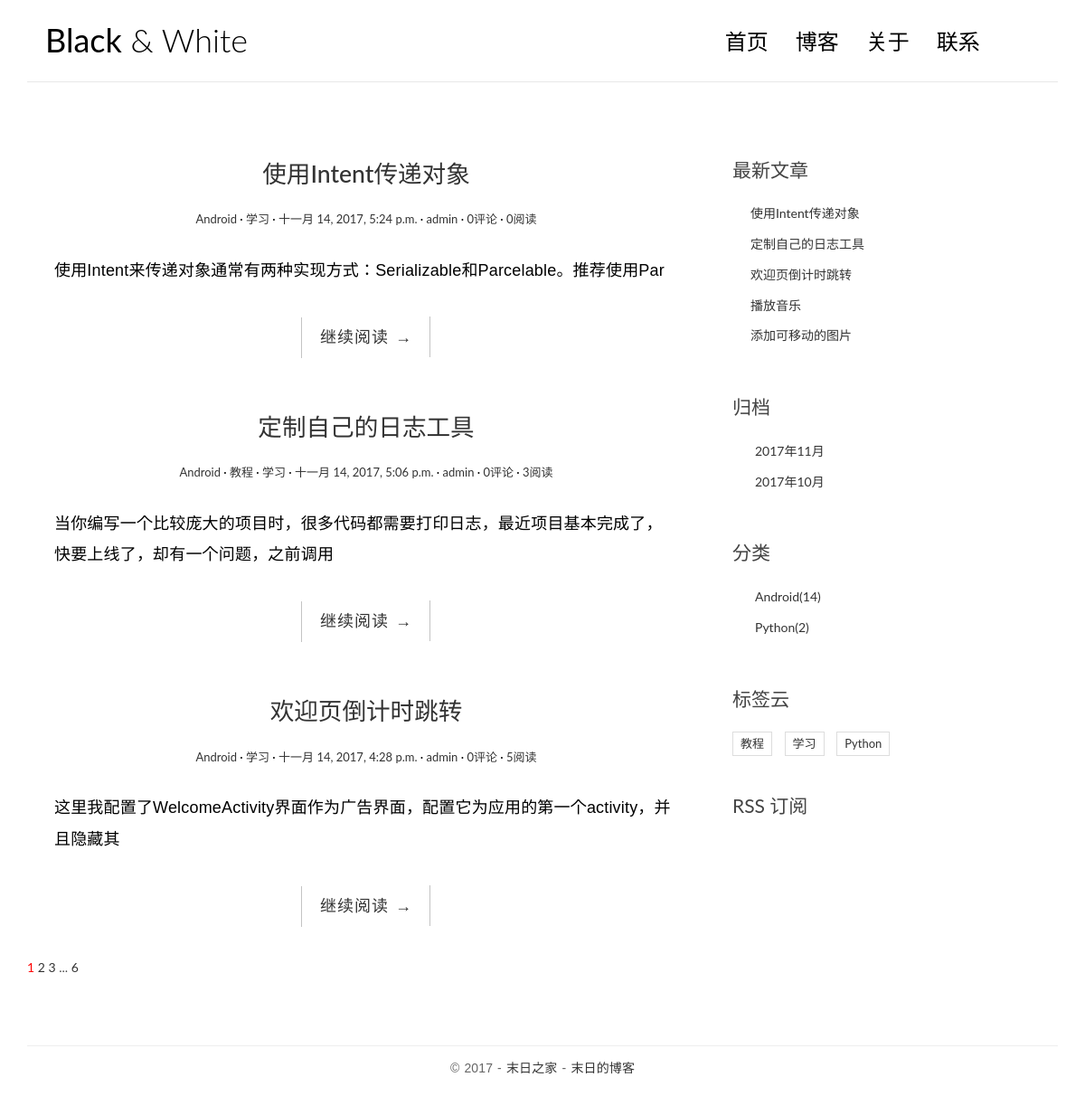
The page / on the database its author committed.
### blogapp/models.py (models this page shows, shortened)
class Post(models.Model):
    title = models.CharField(max_length=70)
    body = models.TextField()
    created_time = models.DateTimeField()#发布时间
    modified_time = models.DateTimeField()#最后修改时间
    excerpt = models.CharField(max_length=200,blank=True) #摘要
    category = models.ForeignKey(Category)
    tags = models.ManyToManyField(Tag,blank=True)
    author = models.ForeignKey(User) # 文章作者，这里 User 是从 django.contrib.auth.models 导入的。
    views = models.PositiveIntegerField(default=0)#阅读量
    def get_absolute_url(self):
        return reverse('blog:detail', kwargs={'pk': self.pk})
    class Meta:
        ordering = ['-created_time']

class Category(models.Model):
    name = models.CharField(max_length=100)

class Tag(models.Model):
    name = models.CharField(max_length=100)

### blogapp/views.py (the view, shortened to what this page needs)
# urls.py: url(r'^$', views.IndexView.as_view(), name='index'),
class IndexView(ListView):
    model = Post
    template_name = 'blog/index.html'
    context_object_name = 'post_list'
    paginate_by = 3
    def get_context_data(self, **kwargs):
        context = super().get_context_data(**kwargs)
        paginator = context.get('paginator')
        page = context.get('page_obj')
        is_paginated = context.get('is_paginated')
        pagination_data = self.pagination_data(paginator, page, is_paginated)
        context.update(pagination_data)
        return context
    def pagination_data(self, paginator, page, is_paginated):
        if not is_paginated:
            return {}
        left = []
        right = []
        left_has_more = False
        right_has_more = False
        first = False
        last = False
        page_number = page.number
        total_pages = paginator.num_pages
        page_range = paginator.page_range
        if page_number == 1:
            right = page_range[page_number:page_number + 2]
            if right[-1] < total_pages - 1:
                right_has_more = True
            if right[-1] < total_pages:
                last = True
        elif page_number == total_pages:
            left = page_range[(page_number - 3) if (page_number - 3) > 0 else 0:page_number - 1]
            if left[0] > 2:
                left_has_more = True
            if left[0] > 1:
                first = True
        data = {
            'left': left,
            'right': right,
            'left_has_more': left_has_more,
            'right_has_more': right_has_more,
            'first': first,
            'last': last,
        }
        return data

### blogapp/templatetags/blog_tags.py (called while the page is built)
@register.simple_tag
def get_recent_posts(num=5):
    return Post.objects.all().order_by('-created_time')[:num]

@register.simple_tag
def archives():
    return Post.objects.dates('created_time','month',order='DESC')

@register.simple_tag
def get_tags():
    return Tag.objects.annotate(num_posts=Count('post')).filter(num_posts__gt=0)

@register.simple_tag
def get_categories():
    return Category.objects.annotate(num_posts=Count('post')).filter(num_posts__gt=0)

### templates/blog/index.html (shortened to what this page needs)
<!DOCTYPE html>
{% extends 'base.html' %}
{% load staticfiles %}
{% block main %}
    {% for post in post_list %}
        <article class="post post-{{ post.pk }}">
            <header class="entry-header">
                <h1 class="entry-title">
                    <a href="{{ post.get_absolute_url }}">{{ post.title }}</a>
                </h1>
                <div class="entry-meta">
                    <span class="post-category"><a href="#">{{ post.category.name }}</a></span>
                    {% for tag in post.tags.all %}
                            <span class="post-category"><a href="#">{{ tag.name }}</a></span>
                            {% endfor %}
                    <span class="post-date"><a href="#"><time class="entry-date"
                                                              datetime="2012-11-09T23:15:57+00:00">{{ post.created_time }}</time></a></span>
                    <span class="post-author"><a href="#">{{ post.author }}</a></span>
                    <span class="comments-link"><a href="#">{{ post.comment_set.count }}评论</a></span>
                    <span class="views-count"><a href="{{ post.get_absolute_url }}">{{ post.views }}阅读</a></span>
                </div>
            </header>
            <div class="entry-content clearfix">
                <p>{{ post.body|truncatechars:54 }}</p>
                <div class="read-more cl-effect-14">
                    <a href="{{ post.get_absolute_url }}" class="more-link">继续阅读 <span class="meta-nav">→</span></a>
                </div>
            </div>
        </article>
    {% empty %}
        <div class="no-post">暂时还没有发布的文章！</div>
    {% endfor %}
    {% if is_paginated %}
    <div class="pagination">
      <a href="?page={{ page_obj.number }}" style="color: red">{{ page_obj.number }}</a>
      {% if right %}
        {% for i in right %}
            <a href="?page={{ i }}">{{ i }}</a>
        {% endfor %}
        {% if right_has_more %}
            <span>...</span>
        {% endif %}
      {% endif %}
      {% if last %}
        <a href="?page={{ paginator.num_pages }}">{{ paginator.num_pages }}</a>
      {% endif %}
    </div>
{% endif %}
{% endblock main %}

### templates/base.html (shortened to what this page needs)
<!DOCTYPE html>
{% load staticfiles %}
{% load blog_tags %}
<html>
<head>
    <link href="https://cdn.bootcss.com/bootstrap/3.3.7/css/bootstrap.min.css" rel="stylesheet">
    <link rel="stylesheet" href="http://code.ionicframework.com/ionicons/2.0.1/css/ionicons.min.css">
    <link rel="stylesheet" href="{% static 'blog/css/pace.css' %}">
    <link rel="stylesheet" href="{% static 'blog/css/custom.css' %}">
    <link rel="stylesheet" href="{% static 'blog/css/highlights/github.css' %}">
</head>
<body>
<div class="container">
    <header id="site-header">
        <div class="row">
            <div class="col-md-4 col-sm-5 col-xs-8">
                <div class="logo">
                    <h1><a href="{% url 'blog:index' %}"><b>Black</b> &amp; White</a></h1>
                </div>
            </div>
            <div class="col-md-8 col-sm-7 col-xs-4">
                <nav class="main-nav" role="navigation">
                    <div class="collapse navbar-collapse" id="bs-example-navbar-collapse-1">
                        <ul class="nav navbar-nav navbar-right">
                            <li class="cl-effect-11"><a href="{% url 'blog:index' %}" data-hover="首页">首页</a></li>
                            <li class="cl-effect-11"><a href="full-width.html" data-hover="博客">博客</a></li>
                            <li class="cl-effect-11"><a href="about.html" data-hover="关于">关于</a></li>
                            <li class="cl-effect-11"><a href="contact.html" data-hover="联系">联系</a></li>
                        </ul>
                    </div>
                </nav>
            </div>
        </div>
    </header>
</div>
<div class="content-body">
    <div class="container">
        <div class="row">
            <main class="col-md-8">
                {% block main %}
                {% endblock main %}
            </main>
            <aside class="col-md-4">
                <div class="widget widget-recent-posts">
                    <h3 class="widget-title">最新文章</h3>
                    {% get_recent_posts as recent_post_list %}
                    <ul>
                        {% for post in recent_post_list %}
                        <li>
                            <a href="{{ post.get_absolute_url }}">{{ post.title }}</a>
                        </li>
                        {% empty %}
                        暂无文章
                        {% endfor %}
                    </ul>
                </div>
                <div class="widget widget-archives">
                    <h3 class="widget-title">归档</h3>
                    {% archives as date_list %}
                    <ul>
                        {% for date in date_list %}
                        <li>
                            <a href="{% url 'blog:archives' date.year date.month %}">{{ date.year }}年{{ date.month }}月</a>
                        </li>
                        {% empty %}
                        暂无归档！
                        {% endfor %}
                    </ul>
                </div>
                <div class="widget widget-category">
                    <h3 class="widget-title">分类</h3>
                    {% get_categories as category_list %}
                    <ul>
                        {% for category in category_list %}
                        <li>
                            <a href="{% url 'blog:category' category.pk %}">{{ category.name }}<span class="post-count">({{ category.num_posts }})</span></a>
                        </li>
                        {% empty %}
                            暂无分类
                        {% endfor %}
                    </ul>
                </div>
                <div class="widget widget-tag-cloud">
                    <h3 class="widget-title">标签云</h3>
                    {% get_tags as tags_list %}
                    <ul>
                        {% for tag in tags_list %}
                        <li>
                            <a href="{% url 'blog:tag' tag.pk %}">{{ tag.name }}</a>
                        </li>
                        {% empty %}
                            暂无标签
                        {% endfor %}
                    </ul>
                </div>
                <div class="rss">
                    <a href="{% url 'rss' %}"> RSS 订阅</a>
                </div>
            </aside>
        </div>
    </div>
</div>
<footer id="site-footer">
    <div class="container">
        <div class="row">
            <div class="col-md-12">
                <p class="copyright">&copy 2017 - <a href="http://morissf.com/"
                                                        target="_blank" title="模板之家">末日之家</a>
                    - <a href="http://morissf.com/" title="网页模板" target="_blank">末日的博客</a>
                </p>
            </div>
        </div>
    </div>
</footer>
</body>
</html>

### blogapp/static/blog/css/custom.css (style rules this page uses)
* { outline: none; }
h1, h2, h3, h4, h5, h6 { margin-top: 0; }
b { font-weight: 400; }
a { color: #333; }
body { color: #444; font-family: 'Lato', sans-serif; }
p { font-family: 'Ubuntu', sans-serif; font-weight: 400; word-spacing: 1px; letter-spacing: 0.01em; }
#site-header { background-color: #FFF; padding: 25px 20px; margin-bottom: 40px; border-bottom: 1px solid #e7e7e7; }
.logo h1 a { color: #000; }
.logo h1 { margin: 0; font-family: 'Lato', sans-serif; font-weight: 300; }
.main-nav { margin-top: 11px; max-width: 95%; }
.main-nav a { color: #000000 !important; padding: 0 0 5px 0 !important; margin-right: 30px; font-family: 'Lato', sans-serif; font-weight: 300; font-size: 24px; }
.cl-effect-11 a { padding: 10px 0; color: #0972b4; text-shadow: none; }
.cl-effect-11 a::before { position: absolute; top: 0; left: 0; overflow: hidden; padding: 0 0 5px 0 !important; max-width: 0; border-bottom: 1px solid #000; color: #000; content: attr(data-hover); white-space: nowrap; -webkit-transition: max-width 0.5s; -moz-transition: max-width 0.5s; transition: max-width 0.5s; }
.content-body { padding-bottom: 4em; }
.post { background: #fff; padding: 30px 30px 0; }
.entry-title { text-align: center; font-size: 1.9em; margin-bottom: 20px; line-height: 1.6; padding: 10px 20px 0; }
.entry-meta { text-align: center; color: #DDDDDD; font-size: 13px; margin-bottom: 30px; }
.entry-content { font-size: 18px; line-height: 1.9; font-weight: 300; color: #000; }
.post-category::after, .post-date::after, .post-author::after, .comments-link::after { content: ' ·'; color: #000; }
.read-more { font-family: 'Ubuntu', sans-serif; font-weight: 400; word-spacing: 1px; letter-spacing: 0.01em; text-align: center; margin-top: 20px; }
.cl-effect-14 a { padding: 0 20px; height: 45px; line-height: 45px; position: relative; display: inline-block; margin: 15px 25px; letter-spacing: 1px; font-weight: 400; text-shadow: 0 0 1px rgba(255, 255, 255, 0.3); }
.cl-effect-14 a::before, .cl-effect-14 a::after { position: absolute; width: 45px; height: 1px; background: #C3C3C3; content: ''; -webkit-transition: all 0.3s; -moz-transition: all 0.3s; transition: all 0.3s; pointer-events: none; }
.cl-effect-14 a::before { top: 0; left: 0; -webkit-transform: rotate(90deg); -moz-transform: rotate(90deg); transform: rotate(90deg); -webkit-transform-origin: 0 0; -moz-transform-origin: 0 0; transform-origin: 0 0; }
.cl-effect-14 a::after { right: 0; bottom: 0; -webkit-transform: rotate(90deg); -moz-transform: rotate(90deg); transform: rotate(90deg); -webkit-transform-origin: 100% 0; -moz-transform-origin: 100% 0; transform-origin: 100% 0; }
.widget { background: #fff; padding: 30px 0 0; }
.widget-title { font-size: 1.5em; margin-bottom: 20px; line-height: 1.6; padding: 10px 0 0; font-weight: 400; }
.widget-recent-posts ul { padding: 0; margin: 0; padding-left: 20px; }
.widget-recent-posts ul li { list-style-type: none; position: relative; line-height: 170%; margin-bottom: 10px; }
.widget-recent-posts ul li::before { content: '\f3d3'; font-family: "Ionicons"; position: absolute; left: -17px; top: 3px; font-size: 16px; color: #000; }
.widget-archives ul { padding: 0; margin: 0; padding-left: 25px; }
.widget-archives ul li { list-style-type: none; position: relative; line-height: 170%; margin-bottom: 10px; }
.widget-archives ul li::before { content: '\f3f3'; font-family: "Ionicons"; position: absolute; left: -25px; top: 1px; font-size: 16px; color: #000; }
.widget-category ul { padding: 0; margin: 0; padding-left: 25px; }
.widget-category ul li { list-style-type: none; position: relative; line-height: 170%; margin-bottom: 10px; }
.widget-category ul li::before { content: '\f3fe'; font-family: "Ionicons"; position: absolute; left: -25px; top: 1px; font-size: 18px; color: #000; }
.widget-tag-cloud ul { padding: 0; margin: 0; margin-right: -10px; }
.widget-tag-cloud ul li { list-style-type: none; font-size: 13px; display: inline-block; margin-right: 10px; margin-bottom: 10px; padding: 3px 8px; border: 1px solid #ddd; }
.rss { font-size: 21px; margin-top: 30px; }
.rss a { color: #444; }
#site-footer { padding-top: 10px; padding: 0 0 1.5em 0; }
.copyright { text-align: center; padding-top: 1em; margin: 0; border-top: 1px solid #eee; color: #666; }

### rows shown on the page
Post: title "使用Intent传递对象", category.name "Android", created_time "十一月 14, 2017, 5:24 p.m.", author "admin", comment_set.count "0", views "0", body "使用Intent来传递对象通常有两种实现方式：Serializable和Parcelable。推荐使用Par"
Tag: name "学习"
Post: title "定制自己的日志工具", category.name "Android", created_time "十一月 14, 2017, 5:06 p.m.", author "admin", comment_set.count "0", views "3", body "当你编写一个比较庞大的项目时，很多代码都需要打印日志，最近项目基本完成了，快要上线了，却有一个问题，之前调用"
Tag: name "教程"
Post: title "欢迎页倒计时跳转", category.name "Android", created_time "十一月 14, 2017, 4:28 p.m.", author "admin", comment_set.count "0", views "5", body "这里我配置了WelcomeActivity界面作为广告界面，配置它为应用的第一个activity，并且隐藏其"
Post: title "播放音乐"
Post: title "添加可移动的图片"
Category: name "Android", num_posts "14"
Category: name "Python", num_posts "2"
Tag: name "Python"

### other values the page prints
{{ page_obj.number }} "1"
{{ i }} "2" "3"
{{ paginator.num_pages }} "6"
{{ date.year }} "2017" "2017"
{{ date.month }} "11" "10"
